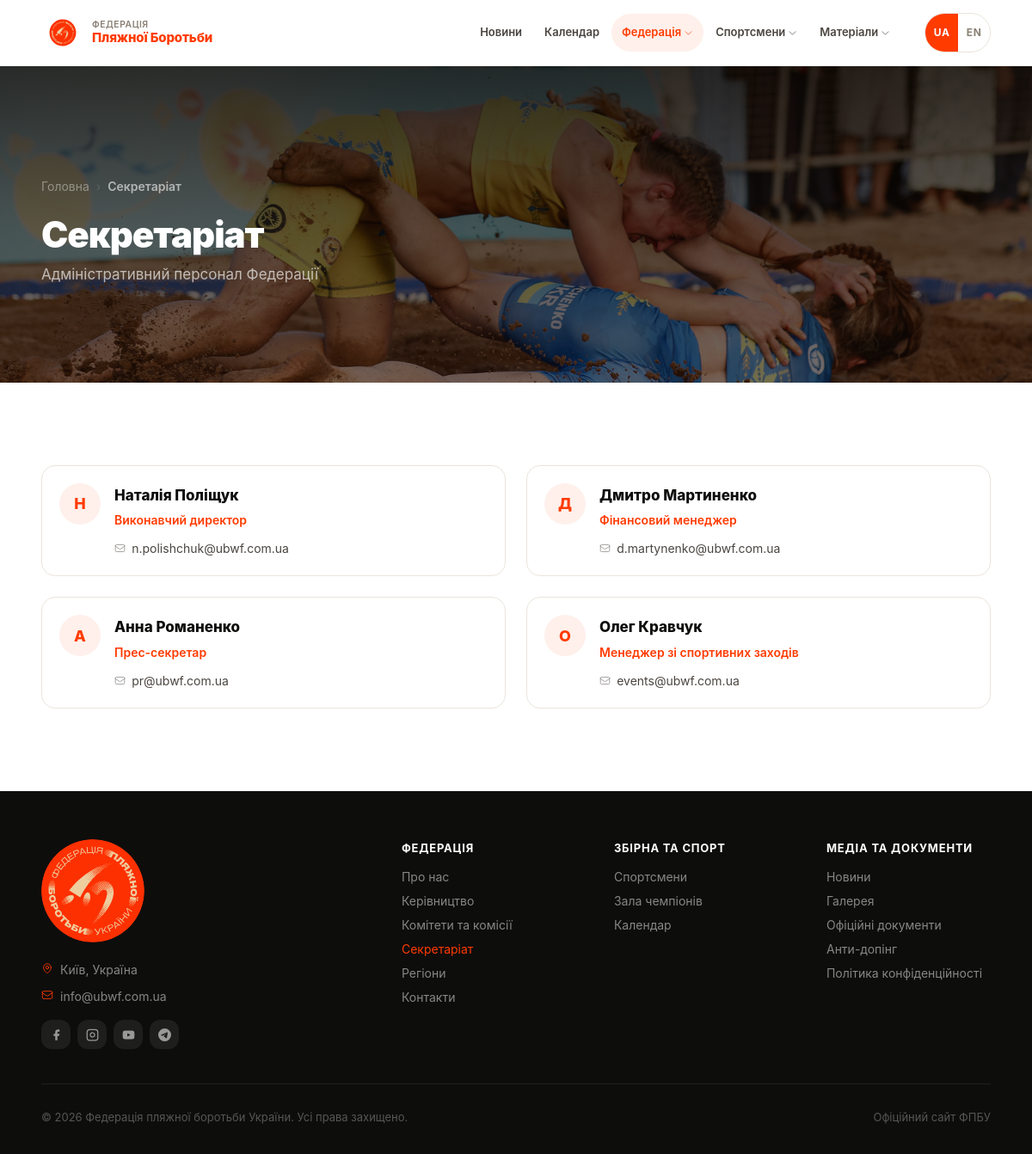
The app's page /secretariat with its own data.
### tables this page shows
CREATE TABLE secretariat (
        id INTEGER PRIMARY KEY AUTOINCREMENT,
        name TEXT NOT NULL,
        role TEXT NOT NULL,
        role_en TEXT,
        email TEXT,
        photo TEXT,
        sort_order INTEGER DEFAULT 0
    , phone TEXT, name_en TEXT);

### app.py (the view)
@app.route('/secretariat')
def fed_secretariat():
    secretariat = db.get_secretariat()
    return render_template('federation/secretariat.html', secretariat=secretariat)

### app.py (called while the page is built)
@app.before_request
def set_language():
    lang = request.cookies.get('lang', 'uk')
    g.lang = lang if lang in SUPPORTED_LANGS else 'uk'
    g.t    = make_t(g.lang)

@app.template_filter('lf')
def lang_field(row, field):
    if g.lang == 'en':
        try:
            v = row[field + '_en']
            if v: return v
        except (KeyError, IndexError, TypeError):
            pass
    try:
        return row[field]
    except (KeyError, IndexError, TypeError):
        return ''

@app.context_processor
def inject_globals():
    return {
        'current_year': datetime.today().year,
        'lang': g.lang,
        't': g.t,
        'icon': _icon,
    }

def _fix_text_node(text):
    text = _PREP_RE.sub(lambda m: m.group(1) + ' ', text)
    text = _YEAR_RE.sub(r'\1 \2', text)
    return text

### db.py (called while the page is built)
def get_db():
    conn = sqlite3.connect(DB_PATH)
    conn.row_factory = sqlite3.Row
    conn.execute("PRAGMA journal_mode=WAL")
    return conn

def get_secretariat():
    conn = get_db()
    rows = conn.execute("SELECT * FROM secretariat ORDER BY sort_order").fetchall()
    conn.close()
    return rows

### icons.py (called while the page is built)
def icon(name, cls='', size=None):
    inner = _ICONS.get(name, '')
    if not inner:
        return Markup('')
    class_attr = f' class="{cls}"' if cls else ''
    size_attr = f' width="{size}" height="{size}"' if size else ''
    return Markup(
        f'<svg{class_attr}{size_attr} xmlns="http://www.w3.org/2000/svg" fill="none" '
        f'viewBox="0 0 24 24" stroke-width="1.5" stroke="currentColor" aria-hidden="true">'
        f'{inner}</svg>'
    )

### translations.py (called while the page is built)
def make_t(lang):
    d = TRANSLATIONS.get(lang, UK)
    def t(key):
        return d.get(key, UK.get(key, key))
    return t

### templates/federation/secretariat.html (shortened to what this page needs)
{% extends "base.html" %}
{% block content %}
<div class="page-hero page-hero--dark page-hero--secretariat">
    <div class="container">
        <nav class="breadcrumb">
            <a href="/" class="nav-link">{{ t('nav.home') }}</a>
            <span class="sep">›</span>
            <span class="cur">{{ t('nav.fed.secretariat') }}</span>
        </nav>
        <h1 class="page-hero-title">{{ t('nav.fed.secretariat') }}</h1>
        <p class="page-hero-desc">{{ 'Administrative staff of the Federation' if lang == 'en' else 'Адміністративний персонал Федерації' }}</p>
    </div>
</div>
<section class="section">
    <div class="container">
        {% if secretariat %}
        <div class="grid-2">
            {% for s in secretariat %}
            <div class="sec-card">
                <div class="sec-avatar">{{ s.name[0] }}</div>
                <div class="sec-info">
                    <div class="sec-name">{{ s | lf('name') }}</div>
                    <div class="sec-role">{{ s | lf('role') }}</div>
                    <div class="sec-contacts">
                        {% if s.email %}
                        <a href="mailto:{{ s.email }}" class="sec-contact-link">
                            {{ icon('envelope') }}{{ s.email }}
                        </a>
                        {% endif %}
                    </div>
                </div>
            </div>
            {% endfor %}
        </div>
        {% else %}
        <div class="empty-state">
            <p>{{ 'Coming soon.' if lang == 'en' else 'Незабаром.' }}</p>
        </div>
        {% endif %}
    </div>
</section>
{% endblock %}

### records on screen
secretariat: name "Н", name "Наталія Поліщук", role "Виконавчий директор", email "n.polishchuk@ubwf.com.ua"
secretariat: name "Д", name "Дмитро Мартиненко", role "Фінансовий менеджер", email "d.martynenko@ubwf.com.ua"
secretariat: name "А", name "Анна Романенко", role "Прес-секретар", email "pr@ubwf.com.ua"
secretariat: name "О", name "Олег Кравчук", role "Менеджер зі спортивних заходів", email "events@ubwf.com.ua"

### other values on screen
{{ 'Federation' if lang == 'en' else 'Федерація' }} "ФЕДЕРАЦІЯ"
{{ 'Beach Wrestling' if lang == 'en' else 'Пляжної Боротьби' }} "Пляжної Боротьби"
{{ t('nav.news') }} "Новини"
{{ t('nav.calendar') }} "Календар"
{{ t('nav.federation') }} "Федерація"
{{ t('nav.athletes') }} "Спортсмени"
{{ 'Materials' if lang == 'en' else 'Матеріали' }} "Матеріали"
{{ t('nav.home') }} "Головна"
{{ t('nav.fed.secretariat') }} "Секретаріат"
{{ 'Kyiv, Ukraine' if lang == 'en' else 'Київ, Україна' }} "Київ, Україна"
{{ t('footer.federation') }} "ФЕДЕРАЦІЯ"
{{ t('nav.fed.about') }} "Про нас"
{{ t('nav.fed.leadership') }} "Керівництво"
{{ t('nav.fed.committees') }} "Комітети та комісії"
{{ t('nav.fed.regions') }} "Регіони"
